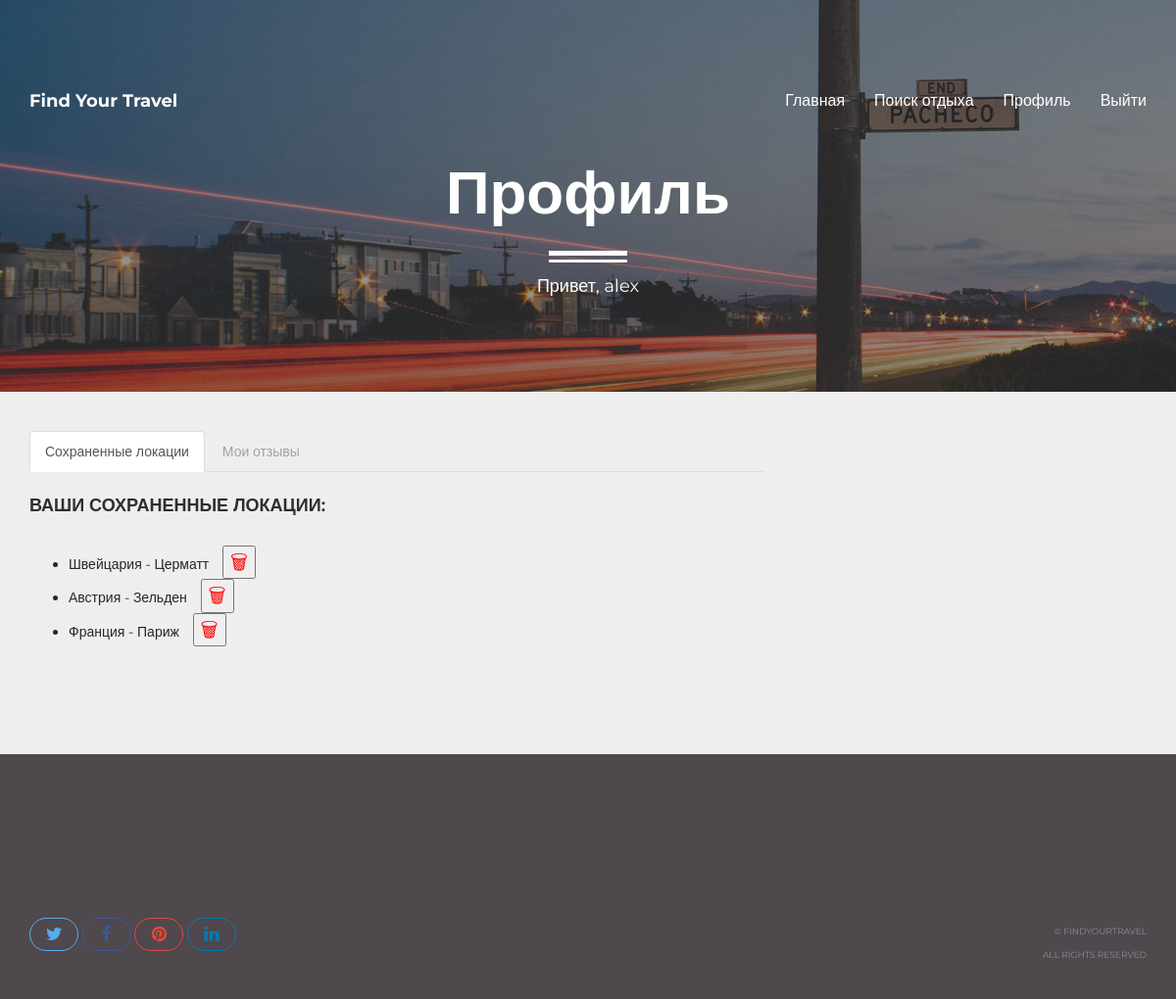
Screenshot of /profile/ (signed in) with the database file from the repository.
### travel_app/models.py (models this page shows, shortened)
class Result(models.Model):
    user = models.ForeignKey(User, on_delete=models.CASCADE)
    recommendation = models.CharField(max_length=255, default="")

### travel_app/views.py (the view)
# urls.py: path('profile/', profile, name='profile'),
@login_required
def profile(request):
    if request.user.is_authenticated:
        user_reviews = Review.objects.filter(user=request.user)
        return render(request, 'travel_app/profile.html', {
            'user': request.user,
            'user_reviews': user_reviews,
        })
    else:
        return redirect('login')

### travel_app/templates/travel_app/profile.html (shortened to what this page needs)
{% load static %}
<!DOCTYPE html>
<html lang="en">
<head>
    <link rel="stylesheet" href="http://cdnjs.cloudflare.com/ajax/libs/font-awesome/4.4.0/css/font-awesome.min.css">
    <link href="../../static/travel_app/bootstrap.min.css" rel="stylesheet">
    <link href="../../static/travel_app/style.css" rel="stylesheet">
    <link href="../../static/travel_app/responsive.css" rel="stylesheet">
</head>
<body>
    <header id="masthead" class="site-header site-header-white">
        <nav id="primary-navigation" class="site-navigation">
            <div class="container">
                <div class="navbar-header">
                    <a href="{% url 'index' %}" class="site-title"><span>Find Your Travel</span></a>
                </div>
                <div class="collapse navbar-collapse" id="agency-navbar-collapse">
                    <ul class="nav navbar-nav navbar-right">
                        <li><a href="{% url 'index' %}">Главная</a></li>
                        <li><a href="{% url 'leisure' %}">Поиск отдыха</a></li>
                        {% if user.is_authenticated %}
                            <li><a href="{% url 'profile' %}">Профиль</a></li>
                            <li><a href="{% url 'logout' %}">Выйти</a></li>
                        {% else %}
                            <li><a href="{% url 'login' %}">Профиль</a></li>
                        {% endif %}
                    </ul>
                </div>
            </div>
        </nav>
    </header>
    <div id="hero" class="hero overlay subpage-hero blog-hero">
        <div class="hero-content">
            <div class="hero-text">
                <h1>Профиль</h1>
                <ol class="breadcrumb">
                  <li class="breadcrumb-item active">Привет, {{ user.username }}</li>
                </ol>
            </div>
        </div>
    </div>
<main id="main" class="site-main">
    <section class="site-section subpage-site-section section-blog">
        <div class="container">
            <div class="row">
                <div class="col-md-8">
                    <ul class="nav nav-tabs" role="tablist">
                        <li role="presentation" class="active">
                            <a href="#saved-locations" aria-controls="saved-locations" role="tab" data-toggle="tab">Сохраненные локации</a>
                        </li>
                        <li role="presentation">
                            <a href="#my-reviews" aria-controls="my-reviews" role="tab" data-toggle="tab">Мои отзывы</a>
                        </li>
                    </ul>
                    <div class="tab-content">
                        <div role="tabpanel" class="tab-pane active" id="saved-locations">
                            <article class="blog-post">
                                <div class="post-content">
                                    <h3 class="post-title">Ваши сохраненные локации:</h3>
                                    {% if user.userprofile.results.all %}
                                        <ul>
                                            {% for result in user.userprofile.results.all %}
                                                <li>
                                                    <span>{{ result.recommendation }}</span>
                                                    <form method="post" action="{% url 'delete_result' result.id %}" style="display:inline;">
                                                        <button type="submit" class="delete-icon">&#128465;</button>
                                                    </form>
                                                </li>
                                            {% endfor %}
                                        </ul>
                                    {% else %}
                                        <p>У вас пока нет сохраненных локаций.</p>
                                    {% endif %}
                                </div>
                            </article>
                        </div>
                    </div>
                </div>
            </div>
        </div>
    </section>
</main>
    <footer id="colophon" class="site-footer">
        <div class="copyright">
            <div class="container">
                <div class="row">
                    <div class="col-xs-8">
                        <div class="social-links">
                            <a class="twitter-bg" href="#"><i class="fa fa-twitter"></i></a>
                            <a class="facebook-bg" href="#"><i class="fa fa-facebook"></i></a>
                            <a class="pinterest" href="#"><i class="fa fa-pinterest"></i></a>
                            <a class="linkedin-bg" href="#"><i class="fa fa-linkedin"></i></a>
                        </div>
                    </div>
                    <div class="col-xs-4">
                        <div class="text-right">
                            <p>&copy; FindYourTravel</p>
                            <p>All Rights Reserved</p>
                        </div>
                    </div>
                </div>
            </div>
        </div>
    </footer>
</body>
</html>

### travel_app/static/travel_app/style.css (style rules this page uses)
.container { margin-top: 40px; }
a { transition: all 0.25s ease-in-out; -moz-transition: all 0.25s ease-in-out; -webkit-transition: all 0.25s ease-in-out; -o-transition: all 0.25s ease-in-out; -ms-transition: all 0.25s ease-in-out; cursor: pointer; color: #9fa3a7; }
p { margin-bottom: 0; font-size: 14px; font-weight: 400; color: #4f484d; line-height: 22px; }
h1 { font-size: 62px; color: #f1edd6; }
h2,h3,h4,h5 { color: #2e2e2f; }
p + p { margin-top: 40px; }
html, body { width: 100%; height: 100%; margin: 0; padding: 0; font-family: 'Montserrat', sans-serif; color: #26272d; }
.site-header { position: absolute; padding: 50px 0 0; background-color: transparent; width: 100%; z-index: 3; }
.site-title { font-size: 18px; line-height: 26px; color: #26272d; }
.site-title span { font-weight: 700; }
.navbar-collapse { text-align: center; }
.navbar-nav { float: none; display: inline-block; }
.navbar-nav > li > a, .slicknav_nav > li > a { padding: 0; font-size: 16px; position: relative; color: #26272d; line-height: 26px; }
.site-header-white .navbar-nav > li > a, .site-header-white .site-title { color: #fff; }
.navbar-nav > li + li { margin-left: 30px; }
.hero { background: url(../img/mainphoto.jpg) no-repeat center / cover; height: 100%; width: 100%; display: table; position: relative; }
.overlay:before { content: ''; background-color: rgba(227, 220, 220, 0.25); height: 100%; width: 100%; position: absolute; top: 0; left: 0; z-index: 0; }
.hero-content { display: table-cell; vertical-align: middle; padding-top: 75px; }
.hero-text { max-width: 890px; width: 100%; margin: 0 auto; padding: 0 15px; text-align: center; }
.hero-text h1 { position: relative; margin: 0; font-weight:800; }
.hero .breadcrumb { padding-top: 50px; margin-bottom: 0; font-size: large; }
.hero .breadcrumb:before { content: ''; display: block; position: absolute; left: 50%; bottom: 45px; height: 12px; width: 80px; border-top: 5px solid #fff; border-bottom: 3px solid #fff; transform: translateX(-50%); -moz-transform: translateX(-50%); -webkit-transform: translateX(-50%); -o-transform: translateX(-50%); -ms-transform: translateX(-50%); }
.subpage-hero { height: 400px; }
.subpage-hero.overlay:before { background-color: rgba(38,39,45,0.5); }
.subpage-hero .hero-content, .subpage-hero .hero-content h1, .subpage-hero a { color: #fff; }
.blog-hero { background: url(../img/blog-hero.jpg) no-repeat center / cover; }
.site-section { padding: 100px 0 140px; }
.site-footer { background-color: rgb(79 72 77); padding-top: 95px; }
.copyright { padding: 30px 0; border-top: 1px solid rgba(38, 41, 44, 0.05); }
.social-links a { line-height: 36px; padding: 5px 15px; font-size: 18px; border: 1px solid; border-radius: 50px; }
.social-links a i { width: 18px; text-align: center; }
a.twitter-bg { color: #55acee; border-color: #55acee; }
a.facebook-bg { color: #3b5998; border-color: #3b5998; }
a.pinterest { color: #dd4b39; border-color: #dd4b39; }
a.linkedin-bg { color: #007bb5; border-color: #007bb5; }
.copyright .text-right { padding: 4px 0; }
.copyright p { font-size: 9px; font-weight: 400; text-transform: uppercase; color: #8b8e94; }
.copyright p + p { margin-top: 2px; }
.subpage-site-section { padding-bottom: 100px; padding-top: 0px; }
.breadcrumb { background-color: transparent; position: relative; }
.breadcrumb .active { color: #fff; }
.post-content, .post-content .text-right, .post-meta { margin-top: 25px; }
.blog-post .post-title { padding-bottom: 30px; margin: 0; font-size: 18px; font-weight: 600; text-transform: uppercase; }

### travel_app/templates/travel_app/profile.html (style rules this page uses)
.delete-icon { cursor: pointer; color: red; font-size: 20px; transition: color 0.3s; margin-left: 10px; }

### rows the page displays
Result: recommendation "Швейцария - Церматт"
Result: recommendation "Австрия - Зельден"
Result: recommendation "Франция - Париж"

### other values shown
{{ user.username }} "alex"
